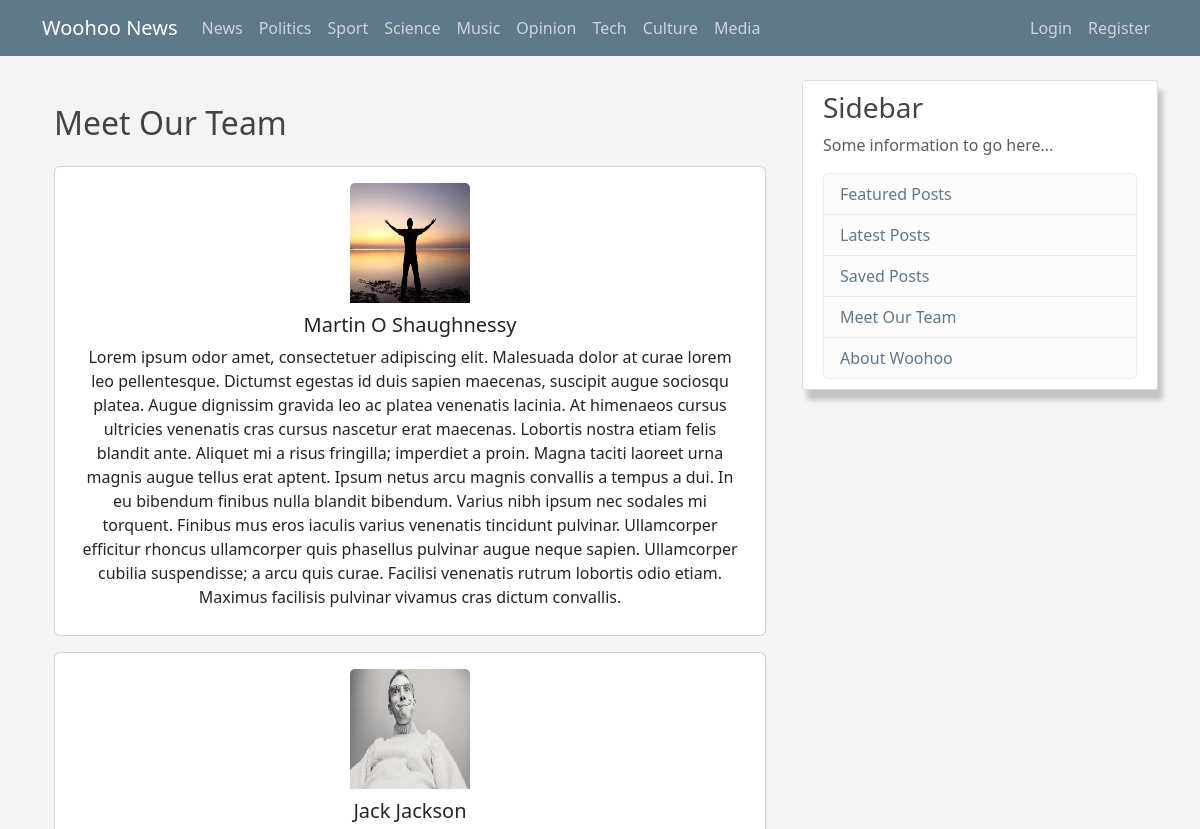
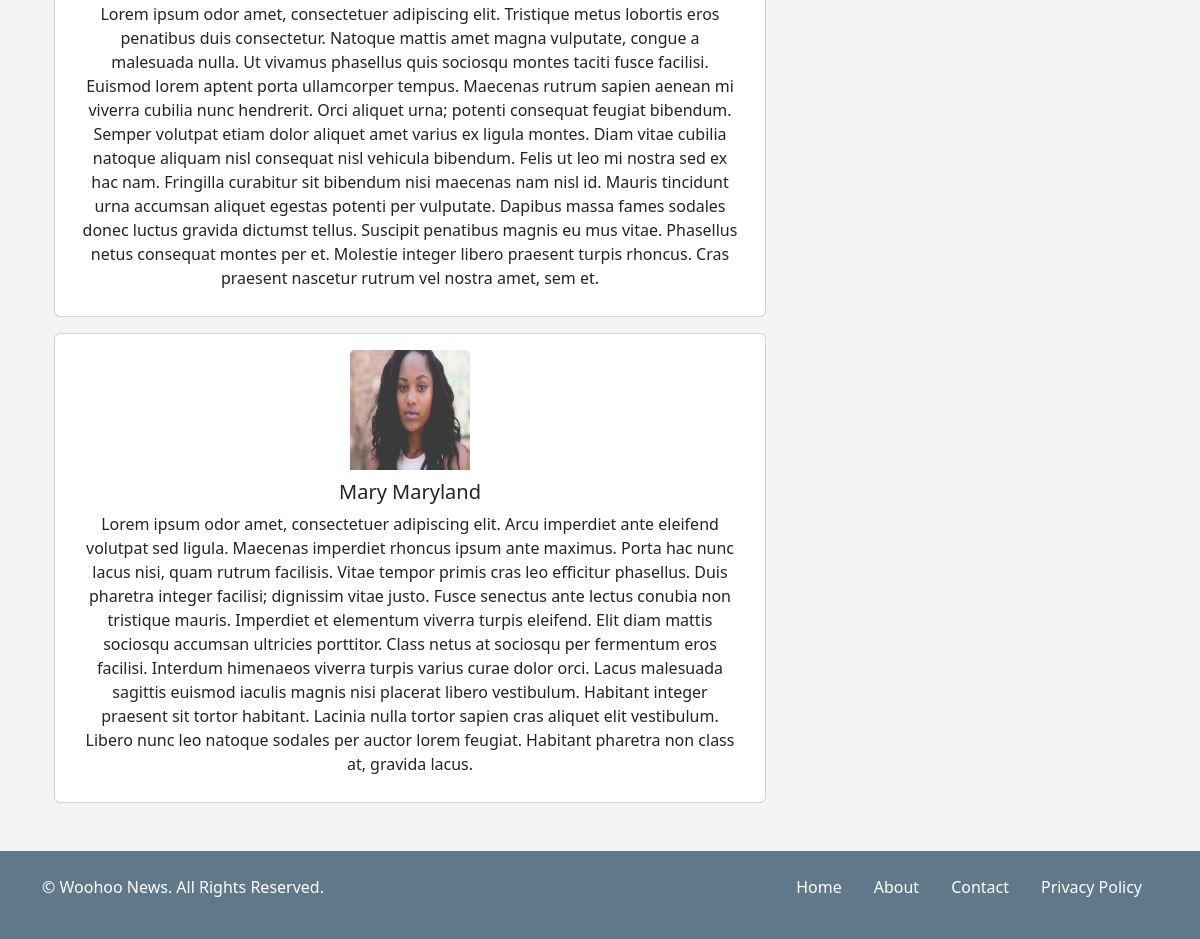
Page /staff/ on the committed database (2 pictures, top to bottom).
### blog/models.py (models this page shows, shortened)
class Category(Model):
    name = CharField(max_length=30, unique=True)
    slug = SlugField(unique=True, blank=True)
    order = PositiveIntegerField(default=0)
    class Meta:
        verbose_name_plural = "categories"
        ordering = ["order"]

### users/models.py (models this page shows, shortened)
class Profile(Model):
    user = OneToOneField(User, on_delete=CASCADE)
    image = ImageField(default="default.jpg", upload_to="profile_pics")
    bio = TextField(blank=True, null=True)

### users/views.py (the view)
# urls.py: path("staff/", user_views.StaffListView.as_view(), name="staff"),
class StaffListView(ListView):
    model = User
    template_name = "users/staff_list.html"
    context_object_name = "staff_members"
    def get_queryset(self):
        return User.objects.filter(is_staff=True).select_related("profile")

### blog/context_processors.py (called while the page is built)
def categories(request):
    return {"categories": Category.objects.all()}

### users/templates/users/staff_list.html
{% extends "blog/base.html" %}
{% block content %}
    <div class="container mt-4">
        <h2 class="mb-4">Meet Our Team</h2>
        <div class="d-flex flex-wrap gap-3">
            {% for staff in staff_members %}
                <div class="card text-center p-3">
                    <img src="{{ staff.profile.image.url }}" class="card-img-top mx-auto" alt="{{ staff.get_full_name }}" style="width: 120px; height: 120px;">
                    <div class="card-body">
                        <h5 class="card-title">{{ staff.get_full_name }}</h5>
                        <p class="card-text">{{ staff.profile.bio|default:"No bio available" }}</p>
                    </div>
                </div>
            {% endfor %}
        </div>
    </div>
{% endblock content %}

### blog/templates/blog/components/navbar.html (shortened to what this page needs)
{% block navbar %}
  <header class="site-header">
    <nav class="navbar navbar-expand-md navbar-dark bg-steel fixed-top">
      <div class="container">
        <a href="{% url "blog-home" %}" class="navbar-brand mr-4">Woohoo News</a>
        <div class="collapse navbar-collapse" id="navbarToggle">
          <div class="navbar-nav me-auto">
            {% for category in categories %}
            <a href="{% url 'category-posts' category.slug %}" class="nav-item nav-link">{{ category.name }}</a>
            {% endfor %}
          </div>
          <div class="navbar-nav ms-auto">
            {% if user.is_authenticated %}
            {% if user.is_staff %}
            <a href="{% url "post-create" %}" class="nav-item nav-link">New Post</a>
            {% endif %}
            {% if user.is_staff %}
              <a href="{% url "user-posts" user %}" class="nav-item nav-link">My Posts</a>
            {% endif %}
              <a href="{% url "saved-posts" %}" class="nav-item nav-link">Saved Posts</a>
              <a href="{% url "profile" %}" class="nav-item nav-link">Profile</a>
              <form action="{% url "logout" %}" method="POST">
                {% csrf_token %}
                <button type="submit" class="nav-item nav-link">Logout</button>
              </form>
            {% else %}
              <a href="{% url "login" %}" class="nav-item nav-link">Login</a>
              <a href="{% url "register" %}" class="nav-item nav-link">Register</a>
            {% endif %}
          </div>
        </div>
      </div>
    </nav>
  </header>
{% endblock navbar %}

### blog/static/blog/style.css (style rules this page uses)
:root { --primary-color: #111; --secondary-color: #f4f4f4; --tertiary-color: #333; --bg-dark: #111; --bg-light: lightgrey; --bg-steel: #5f788a; --text-dark: #000; --text-md: #333; --text-light: #fff; --text-highlight: rgb(180, 165, 31); }
html, body { height: 100vh; margin: 0; }
body { background: var(--secondary-color); color: var(--text-md); margin-top: 5rem; display: flex; flex-direction: column; min-height: 100vh; }
h1, h2, h3, h4, h5, h6 { color: #444444; }
a { text-decoration: none; }
.bg-steel { background-color: var(--bg-steel); }
.site-header .navbar-nav .nav-link { color: #cbd5db; }
.card-body { padding: 10px; }

### rows in the picture
Category: name "News"
Category: name "Politics"
Category: name "Sport"
Category: name "Science"
Category: name "Music"
Category: name "Opinion"
Category: name "Tech"
Category: name "Culture"
Category: name "Media"

### other values in the picture
{{ staff.get_full_name }} "Martin O Shaughnessy"
{{ staff.get_full_name }} "Jack Jackson"
{{ staff.get_full_name }} "Mary Maryland"
